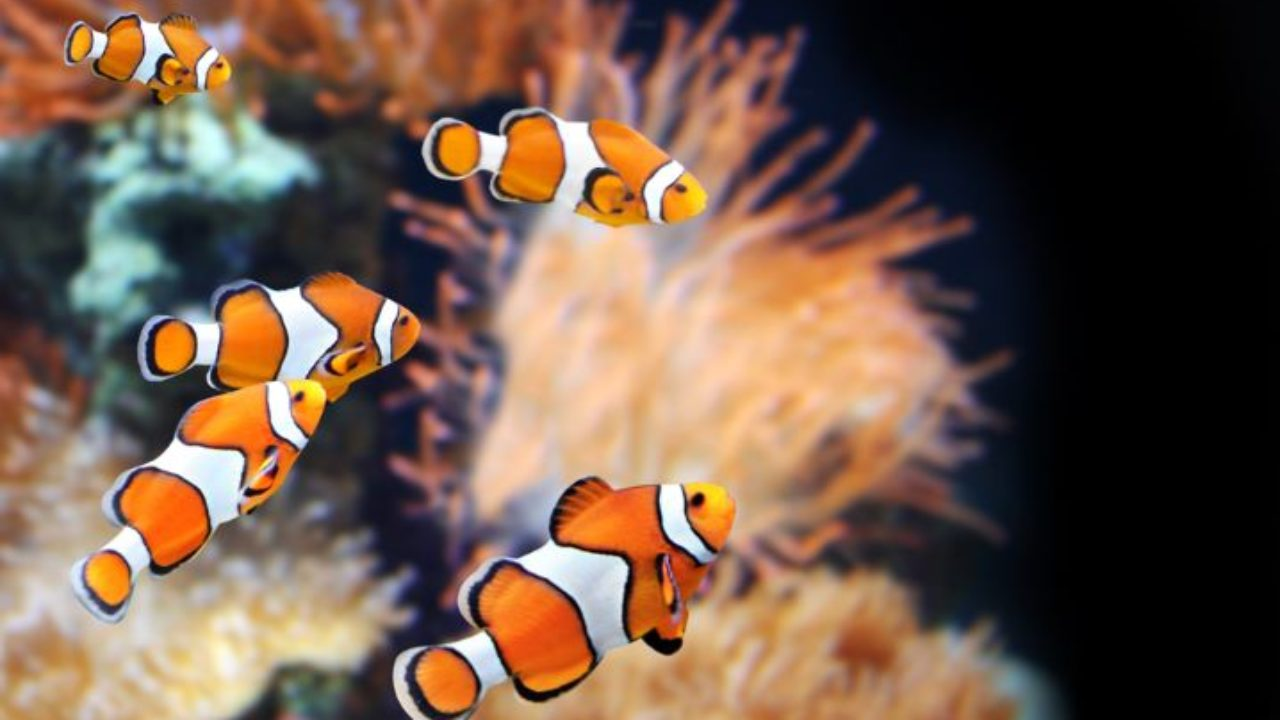
#> input picture img/fish.jpg, 1280 x 720 px, given in place of the camera
$ python pp1.py
#> lines starting #> are read from the running program, lines starting #| are printed output that depends on the picture; after the words box and inside, x2 and y2 are one past the last pixel; in counts of white or black regions, pixels touching at a corner belong together
import cv2
import numpy as np
import time

WINDOW_NAME = "Image"


def nothing(x):
    pass


def show_hsv():
    global phMin, psMin, pvMin, phMax, psMax, pvMax
    # Print if there is a change in HSV value
    if (phMin != hMin) | (psMin != sMin) | (pvMin != vMin) | (phMax != hMax) | (psMax != sMax) | (pvMax != vMax):
        print("(hMin = %d , sMin = %d, vMin = %d), (hMax = %d , sMax = %d, vMax = %d)" % (
            hMin, sMin, vMin, hMax, sMax, vMax))
        phMin = hMin
        psMin = sMin
        pvMin = vMin
        phMax = hMax
        psMax = sMax
        pvMax = vMax


def get_trackbar_values():
    global hMin, sMin, vMin, hMax, sMax, vMax
    hMin = cv2.getTrackbarPos('HMin', WINDOW_NAME)
    sMin = cv2.getTrackbarPos('SMin', WINDOW_NAME)
    vMin = cv2.getTrackbarPos('VMin', WINDOW_NAME)
    hMax = cv2.getTrackbarPos('HMax', WINDOW_NAME)
    sMax = cv2.getTrackbarPos('SMax', WINDOW_NAME)
    vMax = cv2.getTrackbarPos('VMax', WINDOW_NAME)


def init_setup():
    global hMin, sMin, vMin, hMax, sMax, vMax, phMin, psMin, pvMin, phMax, psMax, pvMax

    # Create a window
    cv2.namedWindow(WINDOW_NAME)

    # Create trackbars for color change
    # Hue is from 0-179 for Opencv
    cv2.createTrackbar('HMin', WINDOW_NAME, 0, 179, nothing)
    cv2.createTrackbar('SMin', WINDOW_NAME, 0, 255, nothing)
    cv2.createTrackbar('VMin', WINDOW_NAME, 0, 255, nothing)
    cv2.createTrackbar('HMax', WINDOW_NAME, 0, 179, nothing)
    cv2.createTrackbar('SMax', WINDOW_NAME, 0, 255, nothing)
    cv2.createTrackbar('VMax', WINDOW_NAME, 0, 255, nothing)
    # Set default value for Max HSV trackbars
    cv2.setTrackbarPos('HMin', WINDOW_NAME, 90)
    cv2.setTrackbarPos('SMin', WINDOW_NAME, 50)
    cv2.setTrackbarPos('VMin', WINDOW_NAME, 70)
    cv2.setTrackbarPos('HMax', WINDOW_NAME, 128)
    cv2.setTrackbarPos('SMax', WINDOW_NAME, 255)
    cv2.setTrackbarPos('VMax', WINDOW_NAME, 255)
    # Initialize HSV min/max values
    hMin = sMin = vMin = hMax = sMax = vMax = 0
    phMin = psMin = pvMin = phMax = psMax = pvMax = 0


init_setup()

# Web camera no 0 is used to capture the frames
cap = cv2.VideoCapture(0)

# Store the background
_, background = cap.read()
#> background is the input picture: shape (720, 1280, 3); mean B, G, R 73.2, 88, 111.5
time.sleep(2)

while cap.isOpened():
    # Get the frame in realtime
    _, frame = cap.read()

    # Get current positions of all trackbars
    get_trackbar_values()

    # Set minimum and maximum HSV values to display
    lower = np.array([hMin, sMin, vMin])
    upper = np.array([hMax, sMax, vMax])

    # Convert to HSV format and color threshold
    hsv = cv2.cvtColor(frame, cv2.COLOR_BGR2HSV)
#> hsv: shape (720, 1280, 3); mean H, S, V 48.6, 93.7, 117.1

    # Apply the mask in image
    mask_color = cv2.inRange(hsv, lower, upper)
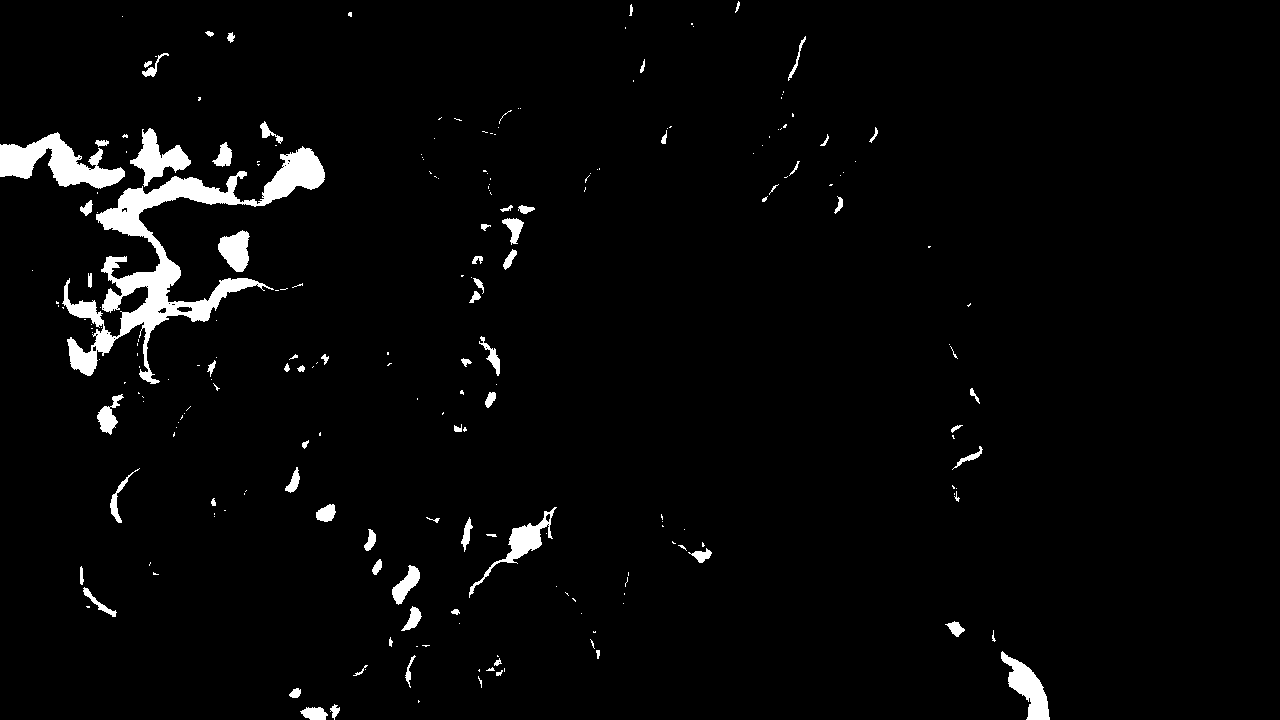
#> mask_color: shape (720, 1280); 3% white; 225 white regions (150 under 20 px), largest, box (x1, y1, x2, y2) and area: (62, 146, 325, 384) 12066, (0, 132, 125, 189) 3383, (130, 128, 191, 187) 1465
    cv2.imshow("Mask color", mask_color)

    # Using Morphological Transformations to remove noise from the cloth and unnecessary Details.
    mask1 = cv2.morphologyEx(mask_color, cv2.MORPH_OPEN, np.ones((3, 3), np.uint8), iterations=2)
#> mask1: shape (720, 1280); 2.5% white; 49 white regions, largest, box (x1, y1, x2, y2) and area: (96, 176, 256, 335) 7118, (0, 133, 125, 188) 3170, (260, 148, 325, 206) 1879
    mask1 = cv2.morphologyEx(mask_color, cv2.MORPH_DILATE, np.ones((3, 3), np.uint8), iterations=1)
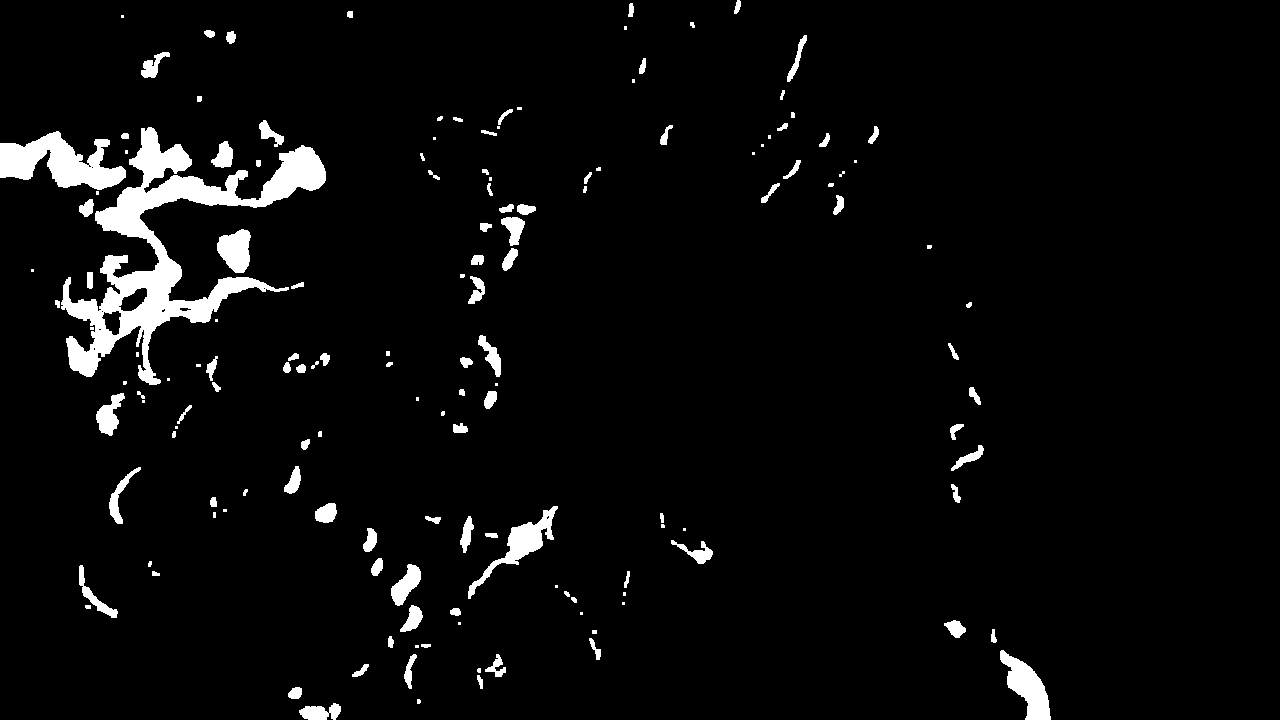
#> mask1: shape (720, 1280); 4.2% white; 151 white regions (41 under 20 px), largest, box (x1, y1, x2, y2) and area: (61, 127, 326, 385) 16715, (0, 131, 126, 190) 4039, (1000, 650, 1051, 720) 1697
    mask2 = cv2.bitwise_not(mask1)

    # Combining the masks and showing them in one frame
    # The basic work of bitwise_and is to combine these background and store it in background_with_mask
    background_with_mask = cv2.bitwise_and(background, background, mask=mask1)
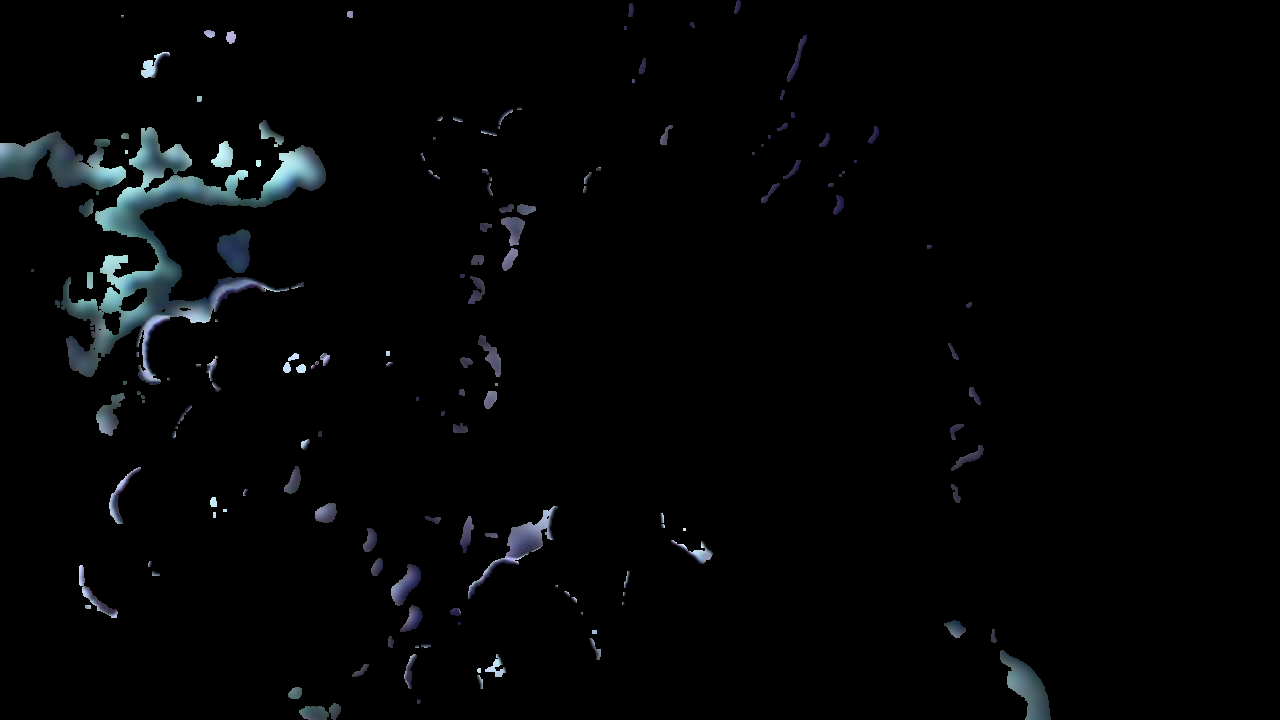
#> background_with_mask: shape (720, 1280, 3); mean B, G, R 5.1, 4.5, 3.6
    frame_with_mask = cv2.bitwise_and(frame, frame, mask=mask2)
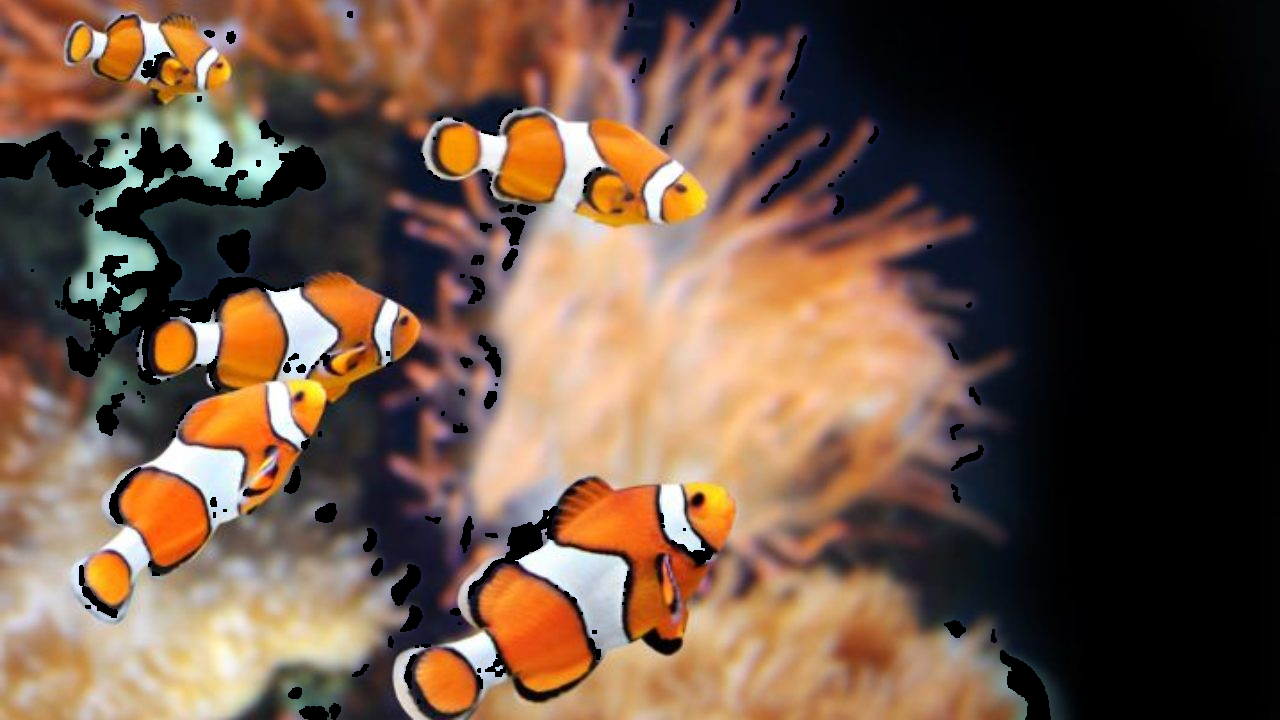
#> frame_with_mask: shape (720, 1280, 3); mean B, G, R 68, 83.5, 108

    # Blend background and frame with applied masks
    # Calculates the weighted sum of two arrays
    final_output = cv2.addWeighted(src1=background_with_mask, alpha=1, src2=frame_with_mask, beta=1, gamma=0)

    # Show result
    cv2.imshow(WINDOW_NAME, final_output)

    # Just show de HSV value
    show_hsv()

    # Press q to quit
    if cv2.waitKey(10) & 0xFF == ord("q"):
#> (key q is pressed here)
        break

cv2.destroyAllWindows()
